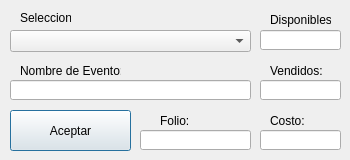
<?xml version="1.0" encoding="UTF-8"?>
<ui version="4.0">
 <class>Dialog</class>
 <widget class="QDialog" name="Dialog">
  <property name="geometry">
   <rect>
    <x>0</x>
    <y>0</y>
    <width>350</width>
    <height>160</height>
   </rect>
  </property>
  <property name="minimumSize">
   <size>
    <width>350</width>
    <height>160</height>
   </size>
  </property>
  <property name="maximumSize">
   <size>
    <width>350</width>
    <height>160</height>
   </size>
  </property>
  <property name="windowTitle">
   <string>Dialog</string>
  </property>
  <widget class="QLineEdit" name="evtName">
   <property name="geometry">
    <rect>
     <x>10</x>
     <y>80</y>
     <width>241</width>
     <height>20</height>
    </rect>
   </property>
  </widget>
  <widget class="QComboBox" name="chsSlct">
   <property name="geometry">
    <rect>
     <x>10</x>
     <y>30</y>
     <width>241</width>
     <height>22</height>
    </rect>
   </property>
  </widget>
  <widget class="QLabel" name="label">
   <property name="geometry">
    <rect>
     <x>20</x>
     <y>10</y>
     <width>51</width>
     <height>16</height>
    </rect>
   </property>
   <property name="text">
    <string>Seleccion:</string>
   </property>
  </widget>
  <widget class="QLabel" name="label_2">
   <property name="geometry">
    <rect>
     <x>270</x>
     <y>9</y>
     <width>61</width>
     <height>21</height>
    </rect>
   </property>
   <property name="text">
    <string>Disponibles:</string>
   </property>
  </widget>
  <widget class="QLabel" name="label_3">
   <property name="geometry">
    <rect>
     <x>270</x>
     <y>60</y>
     <width>61</width>
     <height>21</height>
    </rect>
   </property>
   <property name="text">
    <string>Vendidos:</string>
   </property>
  </widget>
  <widget class="QLabel" name="label_4">
   <property name="geometry">
    <rect>
     <x>160</x>
     <y>110</y>
     <width>61</width>
     <height>21</height>
    </rect>
   </property>
   <property name="text">
    <string>Folio:</string>
   </property>
  </widget>
  <widget class="QLabel" name="label_5">
   <property name="geometry">
    <rect>
     <x>20</x>
     <y>60</y>
     <width>101</width>
     <height>21</height>
    </rect>
   </property>
   <property name="text">
    <string>Nombre de Evento:</string>
   </property>
  </widget>
  <widget class="QLabel" name="label_6">
   <property name="geometry">
    <rect>
     <x>270</x>
     <y>110</y>
     <width>61</width>
     <height>21</height>
    </rect>
   </property>
   <property name="text">
    <string>Costo:</string>
   </property>
  </widget>
  <widget class="QPushButton" name="aceptarBtn">
   <property name="geometry">
    <rect>
     <x>10</x>
     <y>110</y>
     <width>121</width>
     <height>41</height>
    </rect>
   </property>
   <property name="text">
    <string>Aceptar</string>
   </property>
  </widget>
  <widget class="QLineEdit" name="cstLine">
   <property name="geometry">
    <rect>
     <x>260</x>
     <y>130</y>
     <width>81</width>
     <height>20</height>
    </rect>
   </property>
  </widget>
  <widget class="QLineEdit" name="vndLine">
   <property name="geometry">
    <rect>
     <x>260</x>
     <y>80</y>
     <width>81</width>
     <height>20</height>
    </rect>
   </property>
  </widget>
  <widget class="QLineEdit" name="dspLine">
   <property name="geometry">
    <rect>
     <x>260</x>
     <y>30</y>
     <width>81</width>
     <height>20</height>
    </rect>
   </property>
  </widget>
  <widget class="QLineEdit" name="folLine">
   <property name="geometry">
    <rect>
     <x>140</x>
     <y>130</y>
     <width>111</width>
     <height>20</height>
    </rect>
   </property>
  </widget>
 </widget>
 <layoutdefault spacing="6" margin="11"/>
 <resources/>
 <connections/>
</ui>
